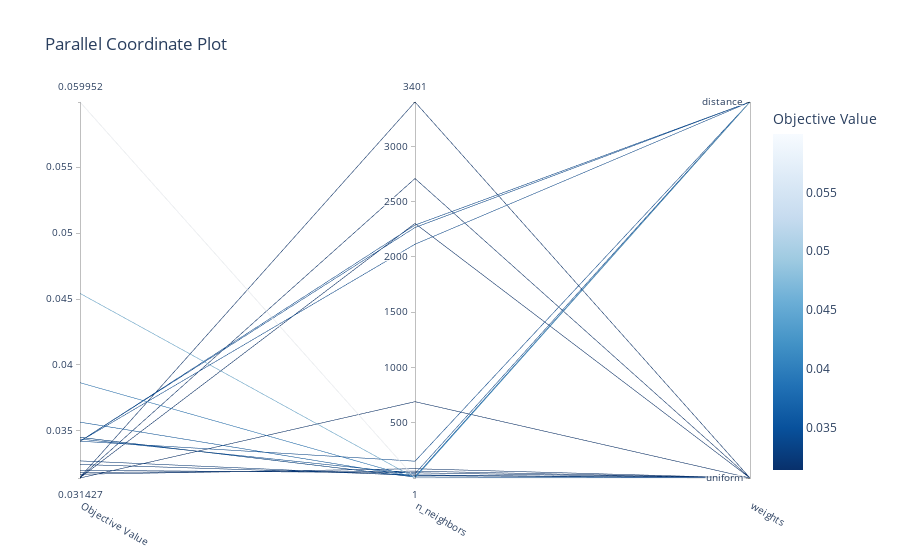

Here is the notebook cell this chart was saved with:
### Markdown cell above
For summary visualization we can use [the `visualization` module](https://optuna.readthedocs.io/en/stable/reference/visualization/index.html#optuna-visualization) of Optuna.  It bring us matplotlib/plotly plots to display the results of the study.

Notice we need to install `plotly` toghether with `matplotlib`
```
pip install plotly==5.9.0
```

### Code cell
fig = optuna.visualization.plot_parallel_coordinate(study, 
                                                    params=["n_neighbors", "weights"])
fig.show()

### Figure 1 — Plotly figure (JSON) as saved in the notebook; plotly's stock layout.template omitted (floating-point values rounded to 4 significant figures)
{"data": [{"dimensions": [{"label": "Objective Value", "range": [0.03143, 0.05995], "values": [0.03186, 0.04543, 0.03421, 0.03866, 0.03438, 0.03451, 0.03421, 0.03144, 0.03422, 0.03146, 0.03245, 0.03148, 0.03567, 0.03272, 0.03171, 0.05995, 0.03201, 0.03451, 0.03421, 0.03143]}, {"label": "n_neighbors", "range": [1, 3401], "values": [63, 2, 2266, 5, 40, 10, 2115, 2303, 153, 2709, 29, 3401, 12, 23, 85, 1, 48, 10, 2288, 691]}, {"label": "weights", "range": [0, 1], "ticktext": ["uniform", "distance"], "tickvals": [0, 1], "values": [0, 1, 1, 1, 1, 0, 1, 0, 1, 0, 0, 0, 1, 0, 0, 0, 0, 0, 1, 0]}], "labelangle": 30, "labelside": "bottom", "line": {"color": [0.03186, 0.04543, 0.03421, 0.03866, 0.03438, 0.03451, 0.03421, 0.03144, 0.03422, 0.03146, 0.03245, 0.03148, 0.03567, 0.03272, 0.03171, 0.05995, 0.03201, 0.03451, 0.03421, 0.03143], "colorbar": {"title": {"text": "Objective Value"}}, "colorscale": [[0, "rgb(247,251,255)"], [0.125, "rgb(222,235,247)"], [0.25, "rgb(198,219,239)"], [0.375, "rgb(158,202,225)"], [0.5, "rgb(107,174,214)"], [0.625, "rgb(66,146,198)"], [0.75, "rgb(33,113,181)"], [0.875, "rgb(8,81,156)"], [1, "rgb(8,48,107)"]], "reversescale": true, "showscale": true}, "type": "parcoords"}], "layout": {"title": {"text": "Parallel Coordinate Plot"}}}
